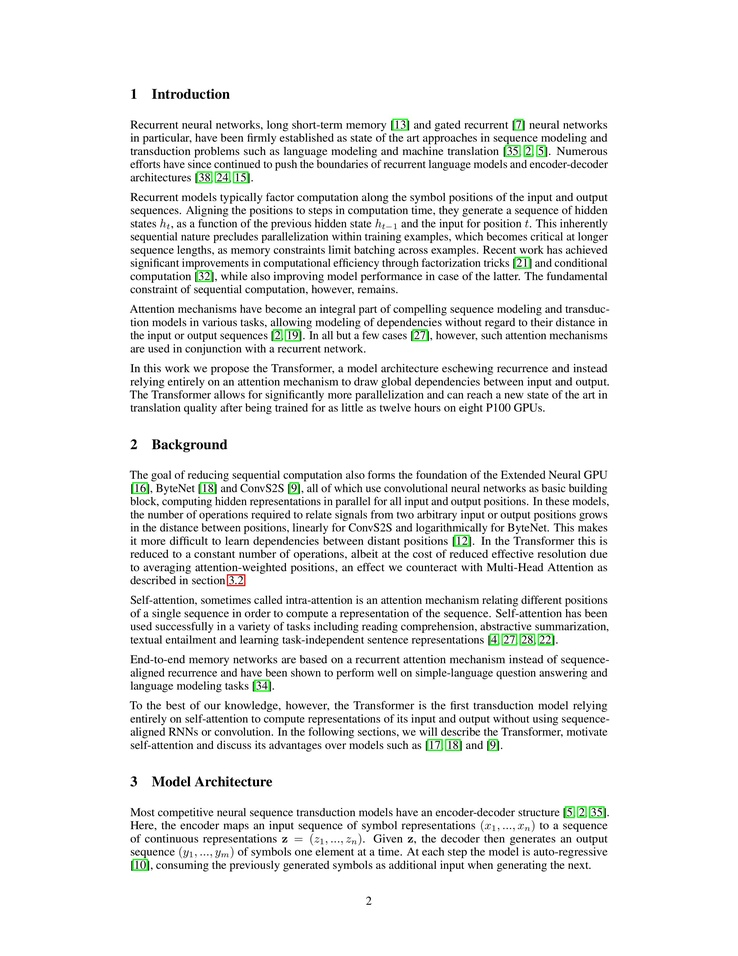
#> input picture sample_page.jpg, 738 x 956 px, shrunk from 2550 x 3301 before the run
$ python tesseract-tutorial.py
#> lines starting #> are read from the running program, lines starting #| are printed output that depends on the picture; after the words box and inside, x2 and y2 are one past the last pixel; in counts of white or black regions, pixels touching at a corner belong together
#!/usr/bin/env python
# coding: utf-8

# In[1]:


import re
import cv2
import numpy as np
import pytesseract
from pytesseract import Output
from matplotlib import pyplot as plt


# In[2]:


# IMG_DIR = 'images/'


# ### Preprocessing of images using OpenCV
#
# We will write basic functions for different preprocessing methods
# - grayscaling
# - thresholding
# - dilating
# - eroding
# - opening
# - canny edge detection
# - noise removal
# - deskwing
# - template matching.
#
# Different methods can come in handy with different kinds of images.

# In[3]:


# get grayscale image
def get_grayscale(image):
    return cv2.cvtColor(image, cv2.COLOR_BGR2GRAY)

# noise removal
def remove_noise(image):
    return cv2.medianBlur(image,5)

#thresholding
def thresholding(image):
    return cv2.threshold(image, 0, 255, cv2.THRESH_BINARY + cv2.THRESH_OTSU)[1]

#dilation
def dilate(image):
    kernel = np.ones((5,5),np.uint8)
    return cv2.dilate(image, kernel, iterations = 1)

#erosion
def erode(image):
    kernel = np.ones((5,5),np.uint8)
    return cv2.erode(image, kernel, iterations = 1)

#opening - erosion followed by dilation
def opening(image):
    kernel = np.ones((5,5),np.uint8)
    return cv2.morphologyEx(image, cv2.MORPH_OPEN, kernel)

#canny edge detection
def canny(image):
    return cv2.Canny(image, 100, 200)

#skew correction
def deskew(image):
    coords = np.column_stack(np.where(image > 0))
    angle = cv2.minAreaRect(coords)[-1]
    if angle < -45:
        angle = -(90 + angle)
    else:
        angle = -angle
    (h, w) = image.shape[:2]
    center = (w // 2, h // 2)
    M = cv2.getRotationMatrix2D(center, angle, 1.0)
    rotated = cv2.warpAffine(image, M, (w, h), flags=cv2.INTER_CUBIC, borderMode=cv2.BORDER_REPLICATE)
    return rotated

#template matching
def match_template(image, template):
    return cv2.matchTemplate(image, template, cv2.TM_CCOEFF_NORMED)


# In[4]:


# Plot original image

image = cv2.imread('sample_page.jpg')
#> image is the input picture: shape (956, 738, 3); mean B, G, R 238.4, 238.9, 238.4
b,g,r = cv2.split(image)
rgb_img = cv2.merge([r,g,b])
plt.imshow(rgb_img)
# plt.title('AUREBESH ORIGINAL IMAGE')
plt.show()


# In[5]:


# Preprocess image

gray = get_grayscale(image)
thresh = thresholding(gray)
#> in thresholding, `return cv2.threshold(image, 0, 255, cv2.THRESH_BINARY + cv2.THRESH_OTS..`:
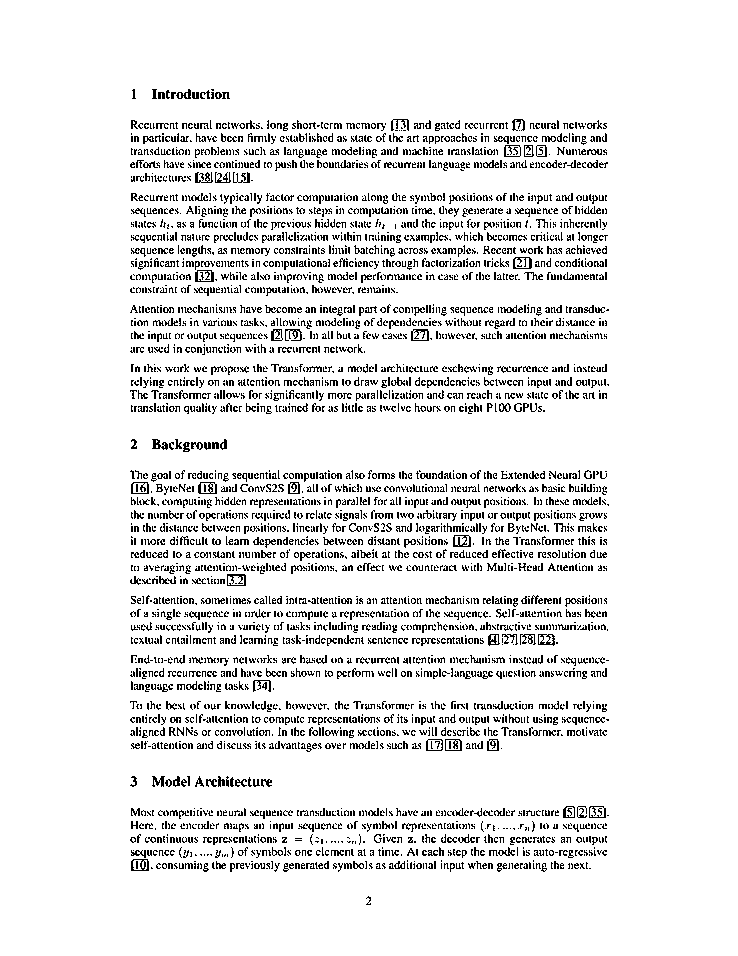
#> returned value: shape (956, 738); 91.4% white; black in thin lines or dots, all inside (x1, y1, x2, y2) = (130, 89, 609, 905)
opening = opening(gray)
#> in opening, `return cv2.morphologyEx(image, cv2.MORPH_OPEN, kernel)`:
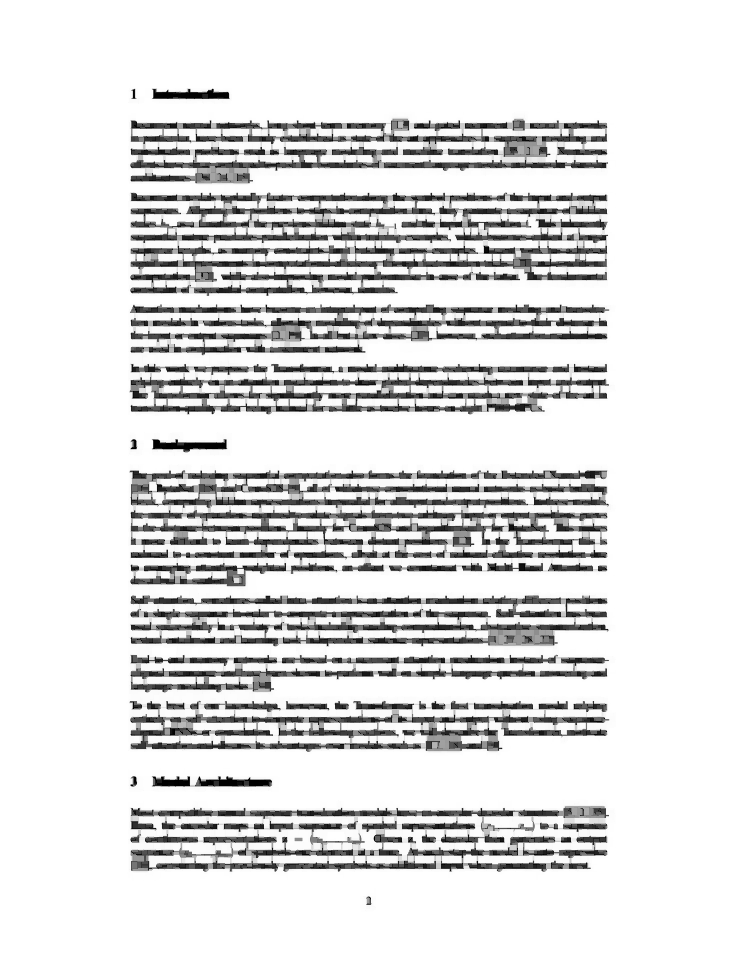
#> returned value: shape (956, 738); min 0, max 255, mean 222.4
canny = canny(gray)
#> in canny, `return cv2.Canny(image, 100, 200)`:
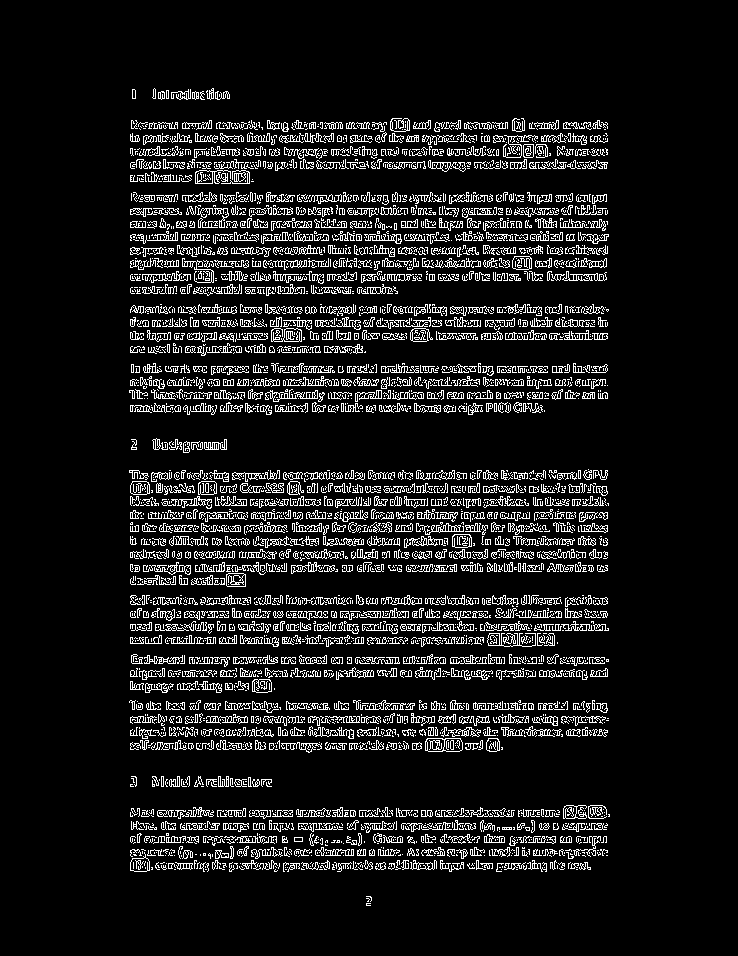
#> returned value: shape (956, 738); 9.8% white in thin lines or dots, all inside (x1, y1, x2, y2) = (129, 88, 610, 906)
images = {'gray': gray,
          'thresh': thresh,
          'opening': opening,
          'canny': canny}


# In[6]:


# Plot images after preprocessing

fig = plt.figure(figsize=(13,13))
ax = []

rows = 2
columns = 2
keys = list(images.keys())
#> keys = ['gray', 'thresh', 'opening', 'canny']
for i in range(rows*columns):
    ax.append( fig.add_subplot(rows, columns, i+1) )
    ax[-1].set_title('AUREBESH - ' + keys[i])
    plt.imshow(images[keys[i]], cmap='gray')
#> after the loop, ax = 4 items


# In[7]:


# Get OCR output using Pytesseract

custom_config = r'--oem 3 --psm 6'
print('-----------------------------------------')
print('TESSERACT OUTPUT --> ORIGINAL IMAGE')
print('-----------------------------------------')
print(pytesseract.image_to_string(image, config=custom_config))
#> (this line was passed over: pytesseract is not available in this run)
print('\n-----------------------------------------')
print('TESSERACT OUTPUT --> THRESHOLDED IMAGE')
print('-----------------------------------------')
print(pytesseract.image_to_string(image, config=custom_config))
#> (this line was passed over: pytesseract is not available in this run)
print('\n-----------------------------------------')
print('TESSERACT OUTPUT --> OPENED IMAGE')
print('-----------------------------------------')
print(pytesseract.image_to_string(image, config=custom_config))
#> (this line was passed over: pytesseract is not available in this run)
print('\n-----------------------------------------')
print('TESSERACT OUTPUT --> CANNY EDGE IMAGE')
print('-----------------------------------------')
print(pytesseract.image_to_string(image, config=custom_config))
#> (this line was passed over: pytesseract is not available in this run)


# ### Bounding box information using Pytesseract
#
# While running and image through the tesseract OCR engine, pytesseract allows you to get bounding box imformation
# - on a character level
# - on a word level
# - based on a regex template
#
# We will see how to obtain both

# In[8]:


# Plot original image

#> (the run stopped early here; a loop or call above may not have finished)
